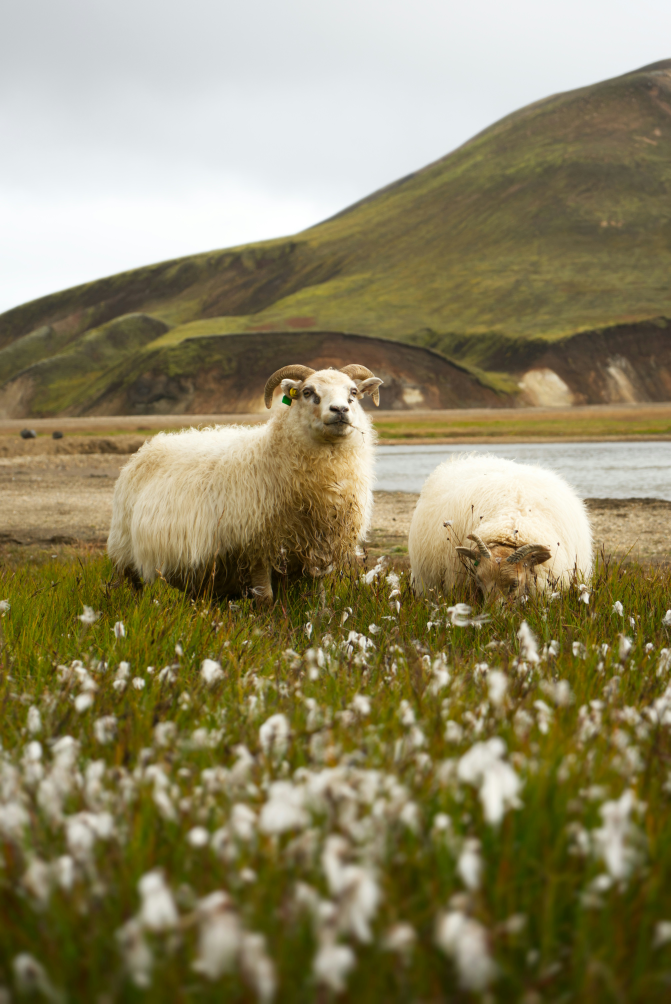
#> input picture sheep.jpg, 4024 x 6024 px, found by its file name (shown at 1/6 size)
$ python images2.py
#> lines starting #> are read from the running program, lines starting #| are printed output that depends on the picture
from PIL import Image, ImageFilter

img = Image.open("./pokedex/sheep.jpg")
#> img is the input picture: PIL image 4024x6024 RGB; mean R, G, B 141.8, 133.5, 98.6
print(img.size)
#| (4024, 6024)

img.thumbnail((400,1000)) #thumbnail modifies the original image and does not return a new image
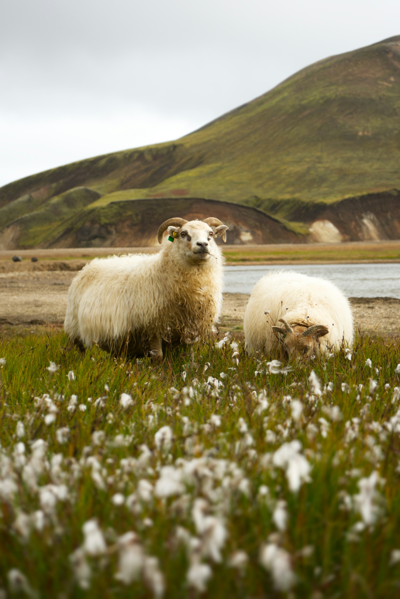
#> img: PIL image 400x599 RGB; mean R, G, B 141.8, 133.4, 98.6
img.save("./pokedex/thumbnail.png")

# img.show()
print(img.size)
#| (400, 599)
